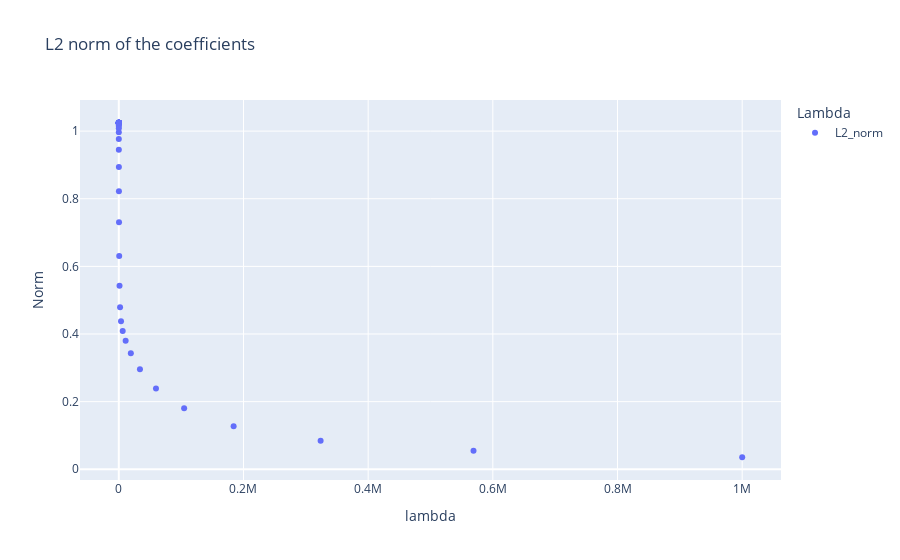

The code cell stored with this chart in its notebook:
### Markdown cell above
# Plotting the results

### Code cell
fig_rel = px.scatter(df_thetas_per_lambda, x='lambda', y=['L2_norm'], 
                 title='L2 norm of the coefficients', 
                 labels={'value': 'Norm', 'variable': 'Lambda'},
                 log_x=False)
fig_rel.show()

### Figure 1 — Plotly figure (JSON) as saved in the notebook; plotly's stock layout.template omitted (floating-point values rounded to 4 significant figures)
{"data": [{"hovertemplate": "Lambda=L2_norm<br>lambda=%{x}<br>Norm=%{y}<extra></extra>", "legendgroup": "L2_norm", "marker": {"color": "#636efa", "symbol": "circle"}, "mode": "markers", "name": "L2_norm", "orientation": "v", "showlegend": true, "type": "scatter", "x": [1e-06, 1.758e-06, 3.089e-06, 5.429e-06, 9.541e-06, 1.677e-05, 2.947e-05, 5.179e-05, 9.103e-05, 0.00016, 0.0002812, 0.0004942, 0.0008685, 0.001526, 0.002683, 0.004715, 0.008286, 0.01456, 0.0256, 0.04498, 0.07906, 0.1389, 0.2442, 0.4292, 0.7543, 1.326, 2.33, 4.095, 7.197, 12.65, 22.23, 39.07, 68.66, 120.7, 212.1, 372.8, 655.1, 1151.0, 2024.0, 3556.0, 6251.0, 10990.0, 19310.0, 33930.0, 59640.0, 104800.0, 184200.0, 323700.0, 569000.0, 1000000], "xaxis": "x", "y": [1.025, 1.025, 1.025, 1.025, 1.025, 1.025, 1.025, 1.025, 1.025, 1.025, 1.025, 1.025, 1.025, 1.025, 1.025, 1.025, 1.025, 1.025, 1.025, 1.025, 1.025, 1.025, 1.024, 1.024, 1.024, 1.023, 1.022, 1.019, 1.015, 1.009, 0.9968, 0.9769, 0.9445, 0.8942, 0.8221, 0.7303, 0.6308, 0.5426, 0.4788, 0.438, 0.4088, 0.3798, 0.3432, 0.2957, 0.2392, 0.1803, 0.127, 0.0846, 0.05463, 0.03559], "yaxis": "y"}], "layout": {"legend": {"title": {"text": "Lambda"}, "tracegroupgap": 0}, "title": {"text": "L2 norm of the coefficients"}, "xaxis": {"anchor": "y", "domain": [0, 1], "title": {"text": "lambda"}}, "yaxis": {"anchor": "x", "domain": [0, 1], "title": {"text": "Norm"}}}}
